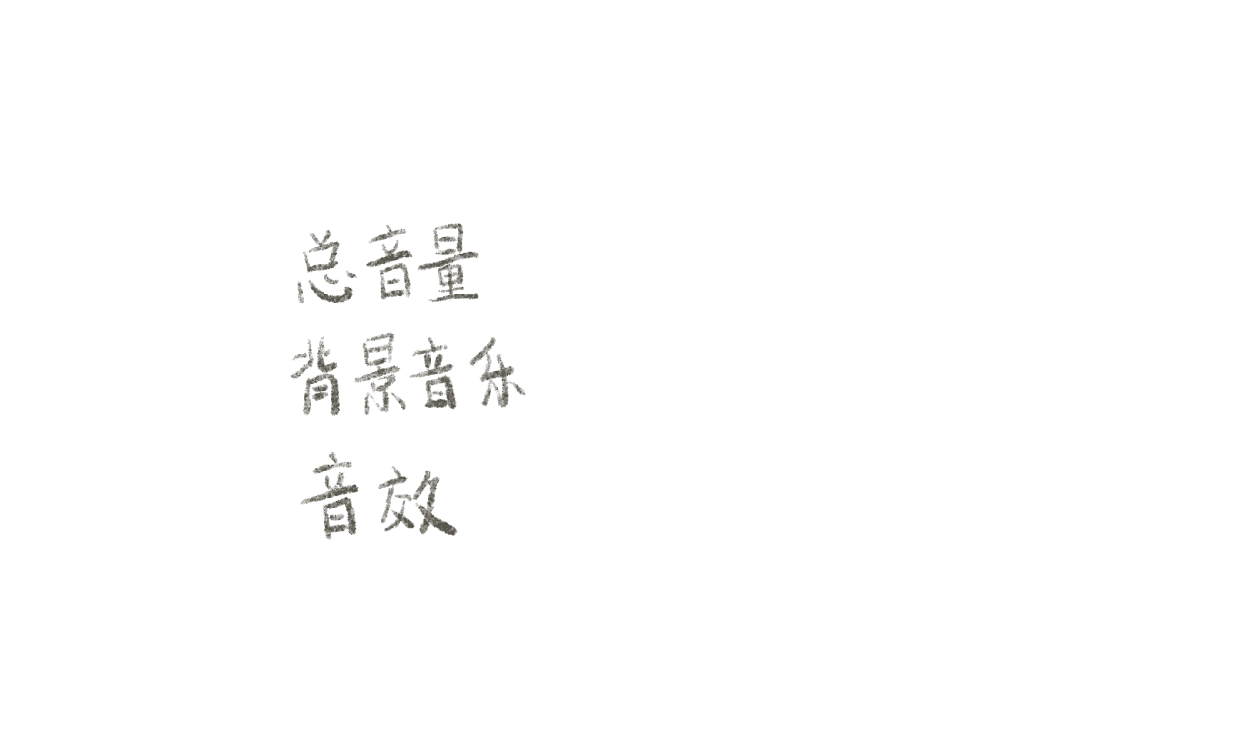
#> input picture Assets/Art/音乐设置-1等9项文件/音乐设置-3_new.png, 2500 x 1500 px, found by its file name (shown at 1/2 size)
$ python make_sub_preview.py
#> lines starting #> are read from the running program, lines starting #| are printed output that depends on the picture
"""子界面抠图结果的棋盘格预览，用于核对是否误伤内部白色。"""
import os
from PIL import Image

BASE = r"D:\ugame\gamejam\Assets\Art"
OUT = r"D:\ugame\gamejam\tools\ui_preview"
JOBS = [
    (r"音乐设置-1等9项文件", "音乐设置-3_new.png", "sub_music_labels"),
    (r"音乐设置-1等9项文件", "音乐设置-4_new.png", "sub_music_track"),
    (r"音乐设置-1等9项文件", "音乐设置-5_new.png", "sub_music_knob"),
    (r"设置-1等5项文件", "设置-2_new.png", "sub_settings_row2"),
    (r"设置-1等5项文件", "设置-3_new.png", "sub_settings_row3"),
    (r"设置-1等5项文件", "设置-4_new.png", "sub_settings_row4"),
    (r"选关-1等10项文件", "选关-2_new.png", "sub_choose_2"),
    (r"选关-1等10项文件", "选关-9_new.png", "sub_choose_9"),
]


def checker(size, cell=24):
    w, h = size
    img = Image.new("RGB", (w, h), (200, 200, 200))
    px = img.load()
    for y in range(h):
        for x in range(w):
            if ((x // cell) + (y // cell)) % 2 == 0:
                px[x, y] = (150, 150, 150)
    return img


def main():
    os.makedirs(OUT, exist_ok=True)
    for sub, fname, tag in JOBS:
        src = os.path.join(BASE, sub, fname)
        if not os.path.isfile(src):
            print("缺少:", src)
            continue
        im = Image.open(src).convert("RGBA")
#> im is the input picture: PIL image 2500x1500 RGBA; mean R, G, B, A 253.7, 253.6, 253.6, 3.8
        comp = Image.alpha_composite(checker(im.size).convert("RGBA"), im)
#> in checker, `img = Image.new("RGB", (w, h), (200, 200, 200))`: img: PIL image 2500x1500 RGB; every value is 200
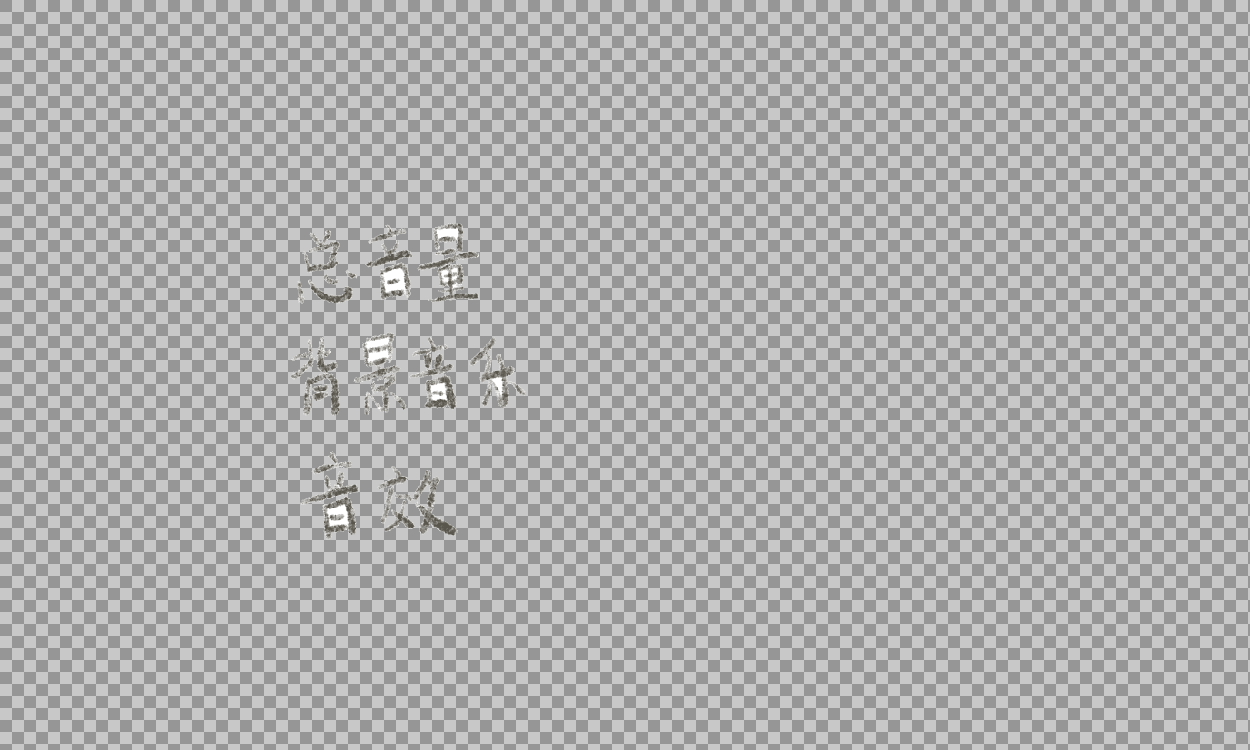
#> comp: PIL image 2500x1500 RGBA (shown at 1/2 size); mean R, G, B, A 174.9, 174.8, 174.8, 255

        bbox = im.getbbox()
#> bbox = (581, 447, 1052, 1079)
        if bbox:
            x0, y0, x1, y1 = bbox
#> x0 = 581; y0 = 447; x1 = 1052; y1 = 1079
            m = 30
            comp = comp.crop((max(0, x0 - m), max(0, y0 - m),
                              min(im.width, x1 + m), min(im.height, y1 + m)))
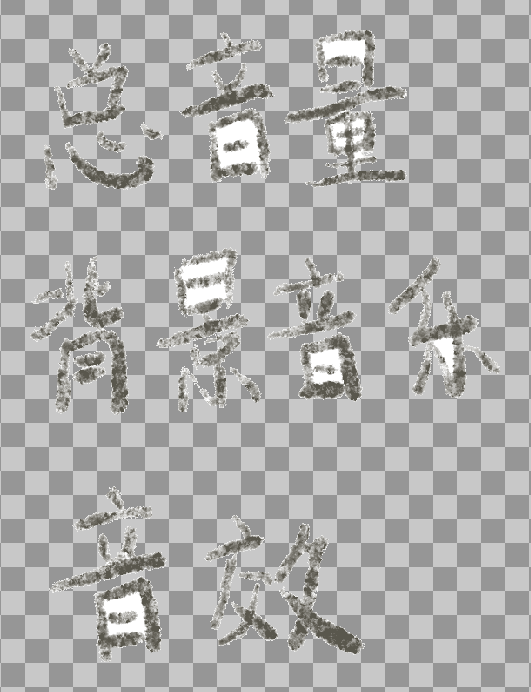
#> comp: PIL image 531x692 RGBA; mean R, G, B, A 173.6, 173.4, 172.6, 255
        if comp.width > 700:
            r = 700 / comp.width
            comp = comp.resize((700, max(1, int(comp.height * r))), Image.LANCZOS)
        dst = os.path.join(OUT, tag + ".png")
        comp.convert("RGB").save(dst, "PNG")
        print(f"{tag:<22} -> {comp.width}x{comp.height}")
#| sub_music_labels       -> 531x692
#> pass 2 of the loop in main, `for sub, fname, tag in JOBS:`:
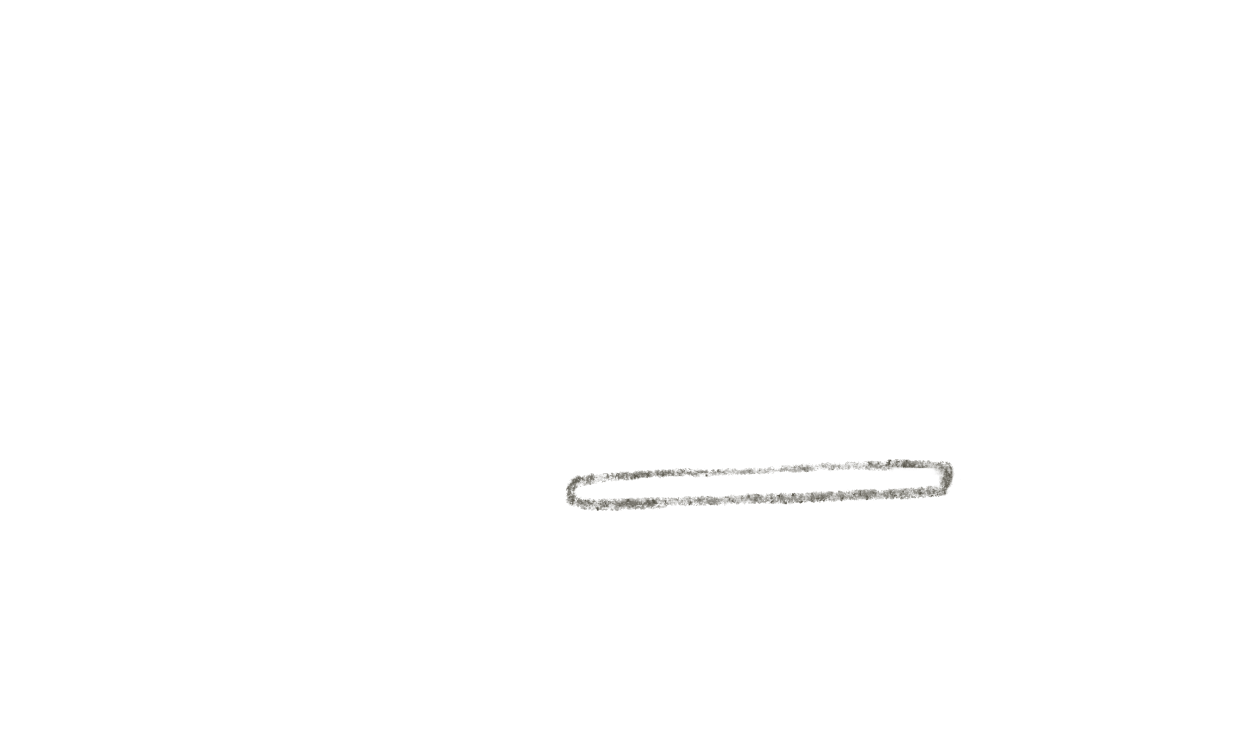
#> input picture Assets/Art/音乐设置-1等9项文件/音乐设置-4_new.png, 2500 x 1500 px, found by its file name (shown at 1/2 size)
#> in main, im is the input picture: PIL image 2500x1500 RGBA; mean R, G, B, A 254.5, 254.5, 254.4, 3.8
#> in main, `comp = Image.alpha_composite(checker(im.size).convert("RGBA"), im)`:
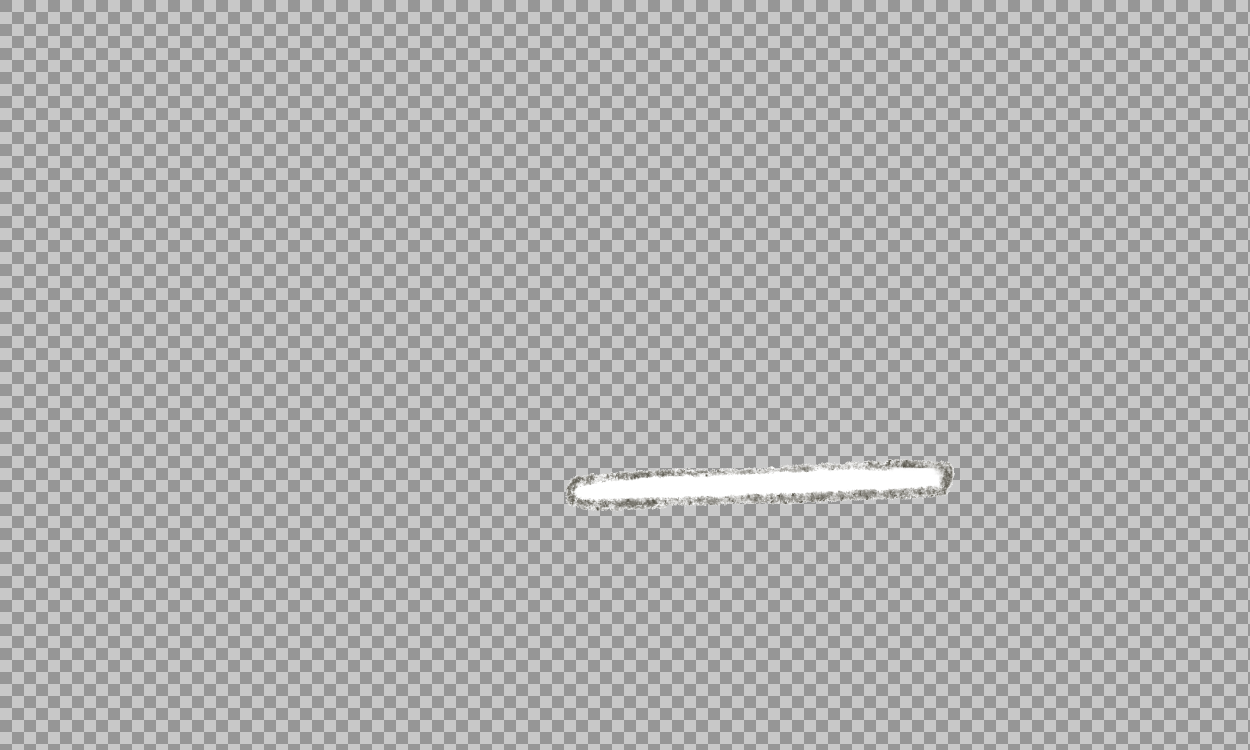
#> comp: PIL image 2500x1500 RGBA (shown at 1/2 size); mean R, G, B, A 175.7, 175.7, 175.6, 255
#> bbox = (1130, 918, 1922, 1023)
#> x0 = 1130; y0 = 918; x1 = 1922; y1 = 1023
#> in main, `comp.convert("RGB").save(dst, "PNG")`:
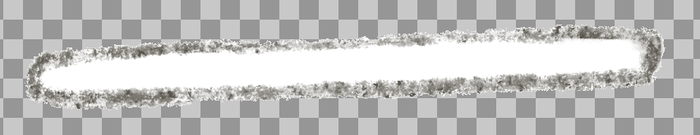
#> saved as sub_music_track.png: PIL image 700x135 RGB; mean R, G, B 192.8, 192.6, 191.7
#| sub_music_track        -> 700x135
#> pass 3 of the loop in main, `for sub, fname, tag in JOBS:`:
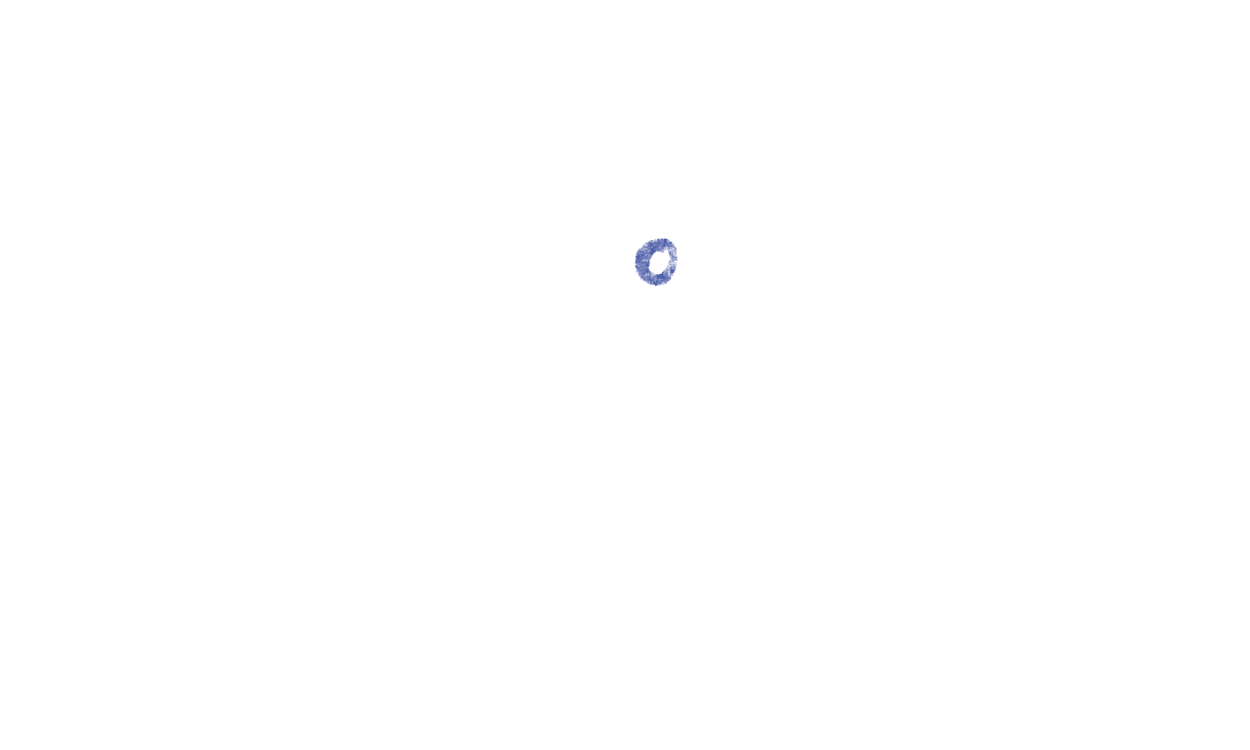
#> input picture Assets/Art/音乐设置-1等9项文件/音乐设置-5_new.png, 2500 x 1500 px, found by its file name (shown at 1/2 size)
#> in main, im is the input picture: PIL image 2500x1500 RGBA; mean R, G, B, A 254.8, 254.9, 254.9, 0.4
#> in main, `comp = Image.alpha_composite(checker(im.size).convert("RGBA"), im)`:
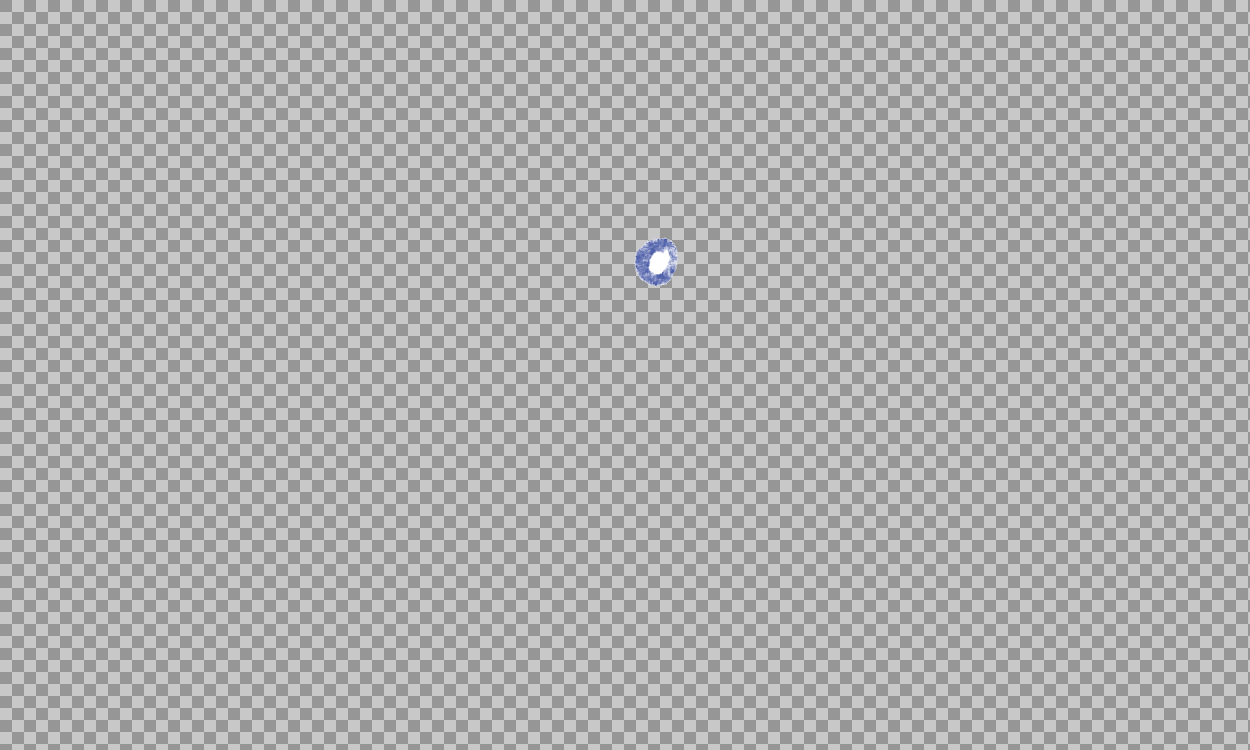
#> comp: PIL image 2500x1500 RGBA (shown at 1/2 size); mean R, G, B, A 175, 175, 175.1, 255
#> bbox = (1269, 475, 1356, 573)
#> x0 = 1269; y0 = 475; x1 = 1356; y1 = 573
#> in main, `comp = comp.crop((max(0, x0 - m), max(0, y0 - m), min(im.width, x1 + m..`:
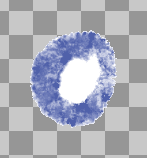
#> comp: PIL image 147x158 RGBA; mean R, G, B, A 171.3, 173.8, 184.7, 255
#| sub_music_knob         -> 147x158
#> the loop made 8 passes; the first 3 are shown


if __name__ == "__main__":
    main()
